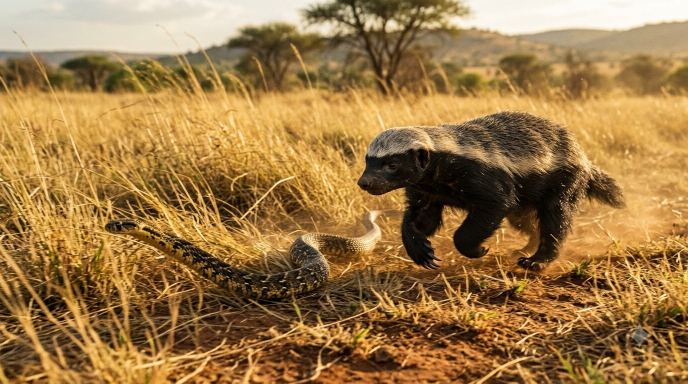
#> input picture images/001.jpg, 1376 x 768 px (shown at 1/2 size)
$ python -i generate_video.py   (imports and definitions only)
#> lines starting #> are read from the running program, lines starting #| are printed output that depends on the picture
import argparse
import asyncio
import subprocess
import sys
from pathlib import Path
import math

from PIL import Image, ImageDraw, ImageFont
import edge_tts


DEFAULT_VOICE = "en-US-GuyNeural"
WIDTH = 1920
HEIGHT = 1080
FPS = 30


# [96 lines left out: functions run_command, parse_script, find_image, not called in this run]


# [7 lines not run here, left out]


# [104 lines left out: functions get_audio_duration, create_caption_image, not called in this run]


def prepare_image(source, destination):
#> called with source = 'images/001.jpg', destination = 'out.png'
    img = Image.open(source).convert("RGB")
#> img is the input picture: PIL image 1376x768 RGB; mean R, G, B 157.1, 120.9, 70

    # Make sure the image fills a 16:9 frame.
    source_ratio = img.width / img.height
#> source_ratio = 1.79
    target_ratio = WIDTH / HEIGHT

    if source_ratio > target_ratio:
        new_height = HEIGHT
        new_width = int(new_height * source_ratio)
#> new_width = 1935
    else:
        new_width = WIDTH
        new_height = int(new_width / source_ratio)

    img = img.resize(
        (new_width, new_height),
        Image.Resampling.LANCZOS
    )
#> img: PIL image 1935x1080 RGB

    left = max(0, (img.width - WIDTH) // 2)
#> left = 7
    top = max(0, (img.height - HEIGHT) // 2)
#> top = 0

    img = img.crop(
        (left, top, left + WIDTH, top + HEIGHT)
    )
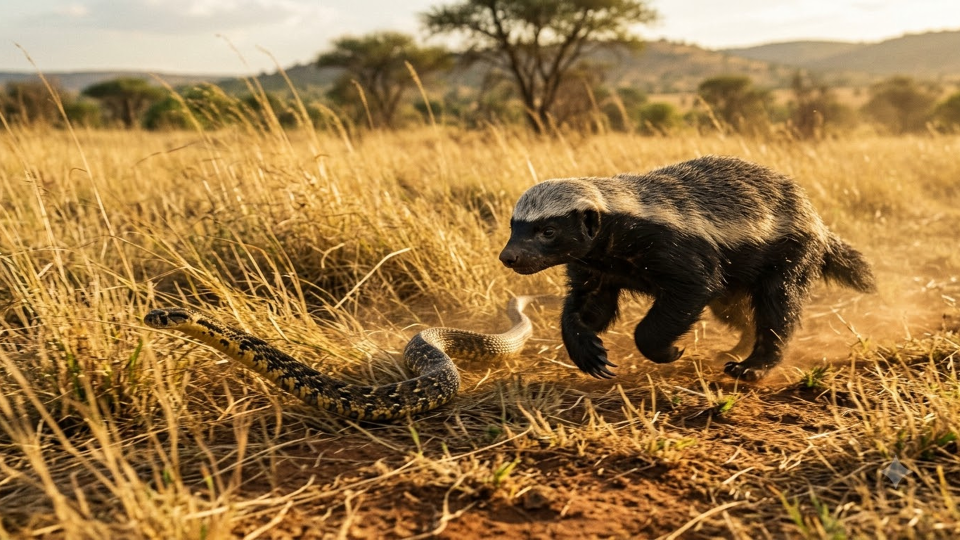
#> img: PIL image 1920x1080 RGB (shown at 1/2 size); mean R, G, B 157, 120.8, 70

    img.save(destination, quality=95)


# [113 lines left out: functions render_scene, concat_clips, not called in this run]


# [167 lines not run here, left out]

>>> result = prepare_image('images/001.jpg', 'out.png')

$ run again, on images/003.jpg
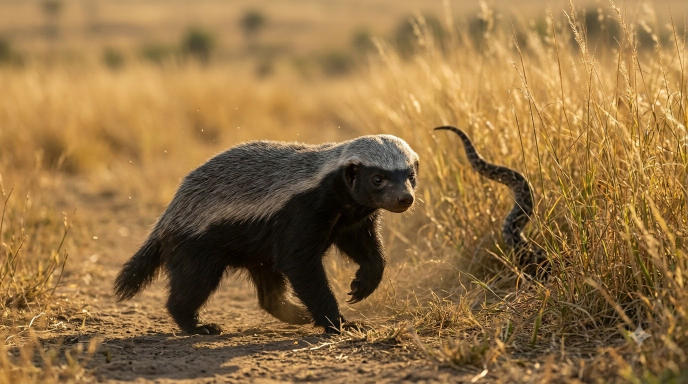
#> input picture images/003.jpg, 1376 x 768 px (shown at 1/2 size)
#> in prepare_image, img is the input picture: PIL image 1376x768 RGB; mean R, G, B 147.1, 113.1, 66.7
#> in prepare_image, `img = img.crop( (left, top, left + WIDTH, top + HEIGHT) )`:
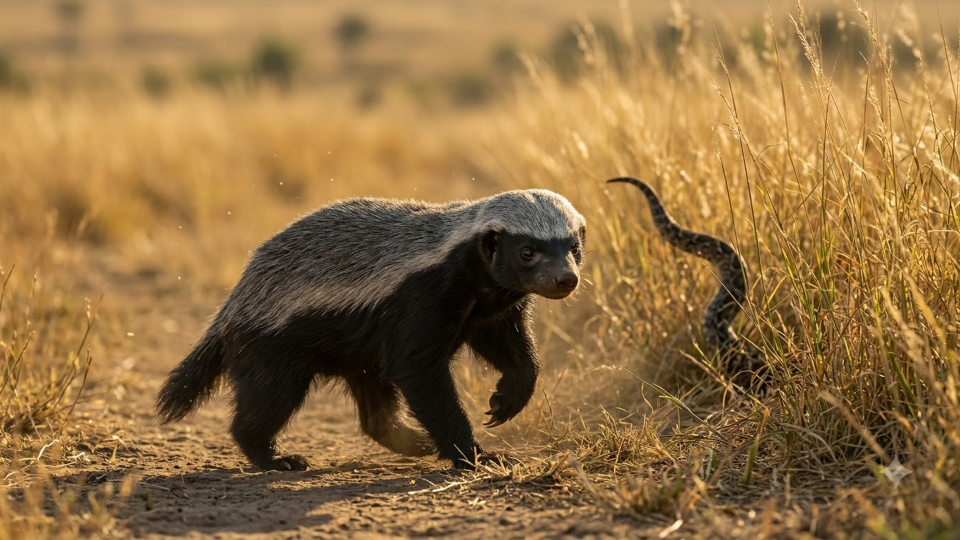
#> img: PIL image 1920x1080 RGB (shown at 1/2 size); mean R, G, B 147, 113.1, 66.7

$ run again, on images/002.jpg.jpg
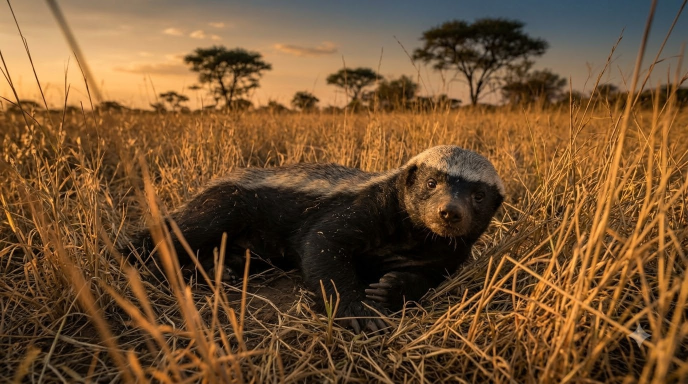
#> input picture images/002.jpg.jpg, 1376 x 768 px (shown at 1/2 size)
#> in prepare_image, img is the input picture: PIL image 1376x768 RGB; mean R, G, B 113.5, 80.5, 47.6
#> in prepare_image, `img = img.crop( (left, top, left + WIDTH, top + HEIGHT) )`:
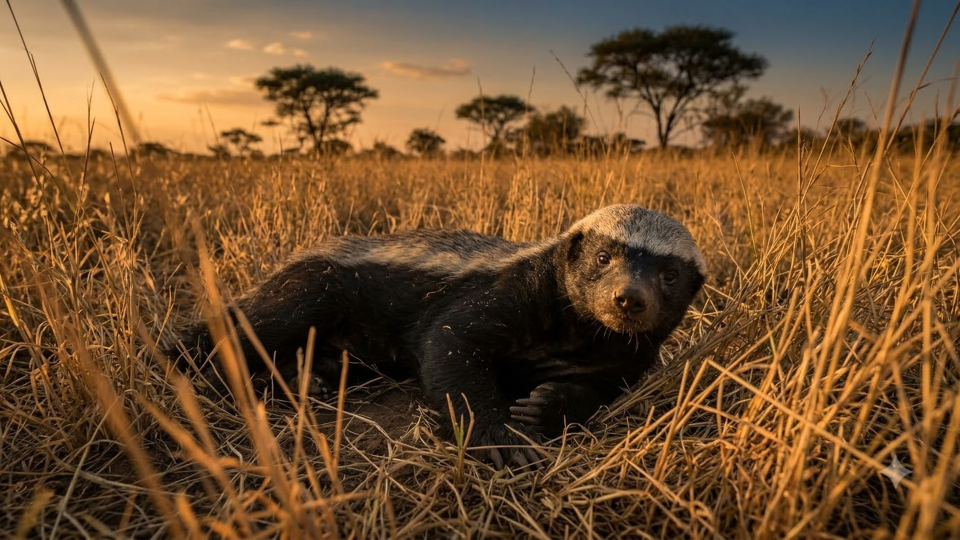
#> img: PIL image 1920x1080 RGB (shown at 1/2 size); mean R, G, B 113.5, 80.5, 47.7
